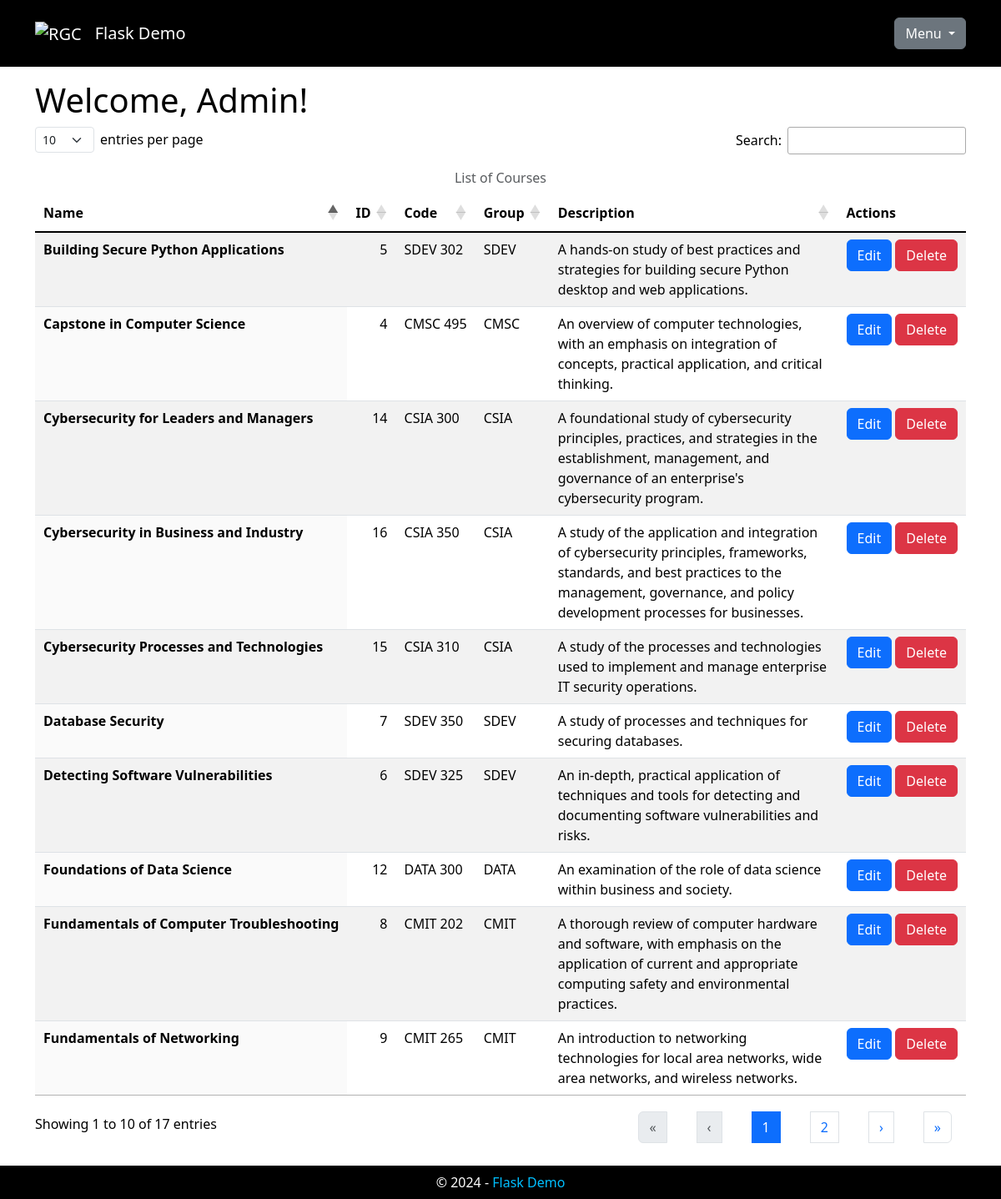
The page /courses (signed in) on the database its author committed.
### app/models.py (models this page shows, shortened)
class User(UserMixin, db.Model):
    __tablename__ = 'users'
    user_id: Mapped[int] = mapped_column(primary_key=True)
    username: Mapped[str] = mapped_column(
        String(64), index=True, unique=True)
    user_email: Mapped[Optional[str]] = mapped_column(
        String(128), unique=True)
    is_admin: Mapped[bool] = mapped_column()
    password_hash: Mapped[Optional[str]] = mapped_column(
        String(256))
    associations: Mapped[List['Association']] = relationship(
        back_populates='user')

class Course(db.Model):
    __tablename__ = 'courses'
    course_id: Mapped[int] = mapped_column(primary_key=True)
    course_name: Mapped[str] = mapped_column(
        String(64), index=True, unique=True)
    course_code: Mapped[str] = mapped_column(
        String(64))
    course_group: Mapped[Optional[str]] = mapped_column(
        String(64))
    course_desc: Mapped[Optional[str]] = mapped_column(
        String(256))
    associations: Mapped[List['Association']] = relationship(
        back_populates='course')

### app/main/main_routes.py (the view)
@bp.route('/courses')
@login_required
def courses():
    if not current_user.is_admin:
        return redirect(url_for(INDEX_PAGE))
    _page_title = 'List of Courses'
    _courses = Course.query.all()
    _courses = [_courses] if not isinstance(_courses, list) else _courses
    _html = render_template('main/courses.html', page_title=_page_title,
                            courses=_courses)
    return _html

### app/models.py (called while the page is built)
@login.user_loader
def load_user(user_id):
    validate_input('user_id', user_id, int)
    return db.session.get(User, user_id)

### app/templates/main/courses.html (shortened to what this page needs)
{% extends "base.html" %}
{% block head %}
{{ super() }}
<link rel="stylesheet" type="text/css" href="{{ url_for('static', filename='css/dataTables.dataTables.min.css') }}">
<link rel="stylesheet" type="text/css" href="{{ url_for('static', filename='css/dataTables.bootstrap5.min.css') }}">
{% endblock %}
{% block content %}
{% if not current_user.is_admin %}
<h1>Welcome!</h1>
<p>This page is restricted to administrators.</p>
{% else %}
<h1>Welcome, {{ current_user.username }}!</h1>
<table id="data-table" class="table table-striped display caption-top">
  <caption class="text-center">List of Courses</caption>
  <thead>
    <tr>
      <th scope="col">Name</th>
      <th scope="col">ID</th>
      <th scope="col">Code</th>
      <th scope="col">Group</th>
      <th scope="col">Description</th>
      {% if current_user.is_admin %}
      <th scope="col">Actions</th>
      {% endif %}
    </tr>
  </thead>
  <tbody class="table-group-divider">
    {% for course in courses %}
    <tr>
      <th scope="row" class="text-nowrap">{{ course.course_name }}</th>
      <td class="text-nowrap">{{ course.course_id }}</td>
      <td class="text-nowrap">{{ course.course_code }}</td>
      <td class="text-nowrap">{{ course.course_group }}</td>
      <td>{{ course.course_desc }}</td>
      {% if current_user.is_admin %}
      <td class="text-nowrap">
        <a class="btn btn-primary" href="{{ url_for('admin.edit_course', course_id=course.course_id) }}" title="Edit">Edit</a>
        <a class="btn btn-danger" href="{{ url_for('admin.delete_course', course_id=course.course_id) }}" title="Delete">Delete</a>
      </td>
      {% endif %}
    </tr>
    {% endfor %}
  </tbody>
</table>
{% endif %}
{% endblock %}

### app/templates/base.html (shortened to what this page needs)
<!DOCTYPE html>
<html lang="en">
<head>
  {% block head %}
  <link rel="stylesheet" type="text/css" href="{{ url_for('static', filename='css/bootstrap.min.css') }}">
  <link rel="stylesheet" type="text/css" href="{{ url_for('static', filename='css/base.css') }}">
  {% endblock %}
</head>
<body>
  <header>
    <nav class="navbar navbar-expand-lg navbar-dark fixed-top">
      <div class="container">
        <a class="navbar-brand" href="{{ url_for('main.index') }}" title="Home">
          <img src="{{ url_for('static', filename='img/logo.png') }}" alt="RGC" class="nav-logo" />
        </a>
        <a class="navbar-brand" href="{{ url_for('main.index') }}" title="Home">Flask Demo</a>
        <div class="dropdown ms-auto">
          <button class="btn btn-secondary dropdown-toggle" type="button" data-bs-toggle="dropdown"
            aria-expanded="false">
            Menu
          </button>
        </div>
      </div>
    </nav>
  </header>
  <main role="main">
    <div class="container">
      <div id="content">
        {% block content %}
        {% endblock %}
      </div>
  </main>
  <footer class="footer">
    <div class="text-center">
      &copy; <span id="currentYear"></span> -
      <a href="{{ url_for('main.index') }}" title="Home">Flask Demo</a>
    </div>
  </footer>
</body>
</html>

### app/static/css/base.css (style rules this page uses)
html { font-family: sans-serif; }
body { margin-top: 10vh !important; }
a { text-decoration: none; }
nav a, footer a { color: deepskyblue; }
nav { background-color: black; color: white; min-height: 10vh; }
.nav-logo { height: 6vh !important; min-height: 30px; }
#content { background-color: white; color: black; min-height: 85vh; padding-top: 1em; padding-bottom: 1em; }
footer { background-color: black; color: white; min-height: 5vh; padding-top: 1vh; }

### rows shown on the page
User: username "Admin"
Course: course_name "Capstone in Computer Science", course_id "4", course_code "CMSC 495", course_group "CMSC", course_desc "An overview of computer technologies, with an emphasis on integration of concepts, practical application, and critical thinking."
Course: course_name "Building Secure Python Applications", course_id "5", course_code "SDEV 302", course_group "SDEV", course_desc "A hands-on study of best practices and strategies for building secure Python desktop and web applications."
Course: course_name "Detecting Software Vulnerabilities", course_id "6", course_code "SDEV 325", course_group "SDEV", course_desc "An in-depth, practical application of techniques and tools for detecting and documenting software vulnerabilities and risks."
Course: course_name "Database Security", course_id "7", course_code "SDEV 350", course_group "SDEV", course_desc "A study of processes and techniques for securing databases."
Course: course_name "Fundamentals of Computer Troubleshooting", course_id "8", course_code "CMIT 202", course_group "CMIT", course_desc "A thorough review of computer hardware and software, with emphasis on the application of current and appropriate computing safety and environmental practices."
Course: course_name "Fundamentals of Networking", course_id "9", course_code "CMIT 265", course_group "CMIT", course_desc "An introduction to networking technologies for local area networks, wide area networks, and wireless networks."
Course: course_name "Foundations of Data Science", course_id "12", course_code "DATA 300", course_group "DATA", course_desc "An examination of the role of data science within business and society."
Course: course_name "Cybersecurity for Leaders and Managers", course_id "14", course_code "CSIA 300", course_group "CSIA", course_desc "A foundational study of cybersecurity principles, practices, and strategies in the establishment, management, and governance of an enterprise's cybersecurity program."
Course: course_name "Cybersecurity Processes and Technologies", course_id "15", course_code "CSIA 310", course_group "CSIA", course_desc "A study of the processes and technologies used to implement and manage enterprise IT security operations."
Course: course_name "Cybersecurity in Business and Industry", course_id "16", course_code "CSIA 350", course_group "CSIA", course_desc "A study of the application and integration of cybersecurity principles, frameworks, standards, and best practices to the management, governance, and policy development processes for businesses."
